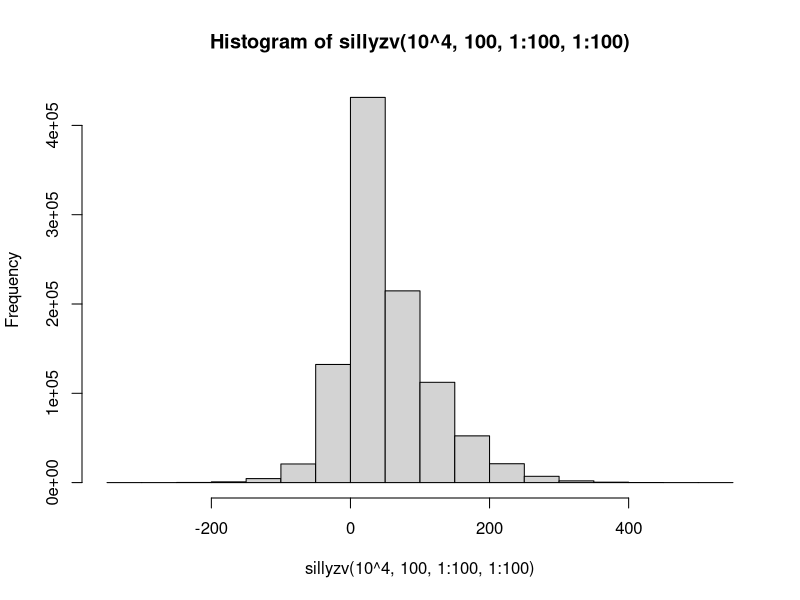
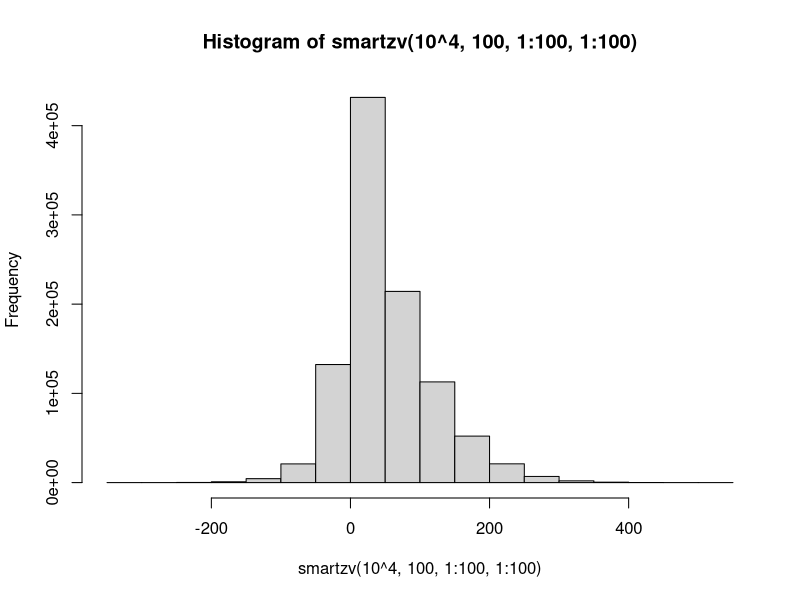

Recreate these plots in R, in order. (Note: this script raises an error after producing the figures.)
rm(list = ls())

# Aufgabe 1 ####################################################################

rpoisson <- function(n,lambda){
  
  stopifnot(!missing(n),
            !missing(lambda))
  
  return (mean(rpois(n,lambda)))
}

rpoisson(10,1)


n <- c(10,100,1000,10000)
lambda <- c(0.1,1,10,100)
results <- matrix(nrow = 5000, ncol = 4)
computational.time <- vector(length = 4)

for(i in 1:4){
  eval.time <- system.time(
    results[,i] <- replicate(5000,rpoisson(n = n[i], lambda = lambda[i]))
  )
  computational.time[i] <- eval.time
}


means <- apply(results,2,mean)
variances <- apply(results, 2, var)

summarization <- as.data.frame(rbind(means,variances,computational.time))
rownames(summarization) <- c("emp.Mittelwerte", "emp.Varianz", "Rechendauer")
colnames(summarization) <- c("Versuch 1", "Versuch 2", "Versuch 3", "Versuch 3")

# Lamda = E(x) & Var(x) bei Poisson

# Aufgabe 2 ####################################################################

sillyzv <- function(n, k, mean, sd) {
  
  mat <- matrix(nrow = n, ncol = k)
  
  for(i in 1:k){
    # Hier wäre eine Fehlerprüfung sehr ineffizient
          mat[,i] <- rnorm(n, mean = mean, sd = sd)
  }
  return(mat)
}

hist(sillyzv(10^4,100,1:100,1:100))
summary(sillyzv(10^4,100,1:100,1:100))

# Aufgabe 3 ####################################################################
smartzv <- function(n,k,mean = 0, sd = 1){
  
  stopifnot(!missing(n),
            !missing(k),
            k == length(mean),      # Gleich lange Vektoren
            k == length(sd),
            k %% length(mean) == 0, # Länge ein vielfaches?
            k %% length(sd) == 0)
  
  return(replicate(n = k ,rnorm(n,mean = mean, sd = sd), simplify = "matrix"))
}

hist(smartzv(10^4,100,1:100,1:100))

set.seed(0606)
t1 <- system.time(x1 <- sillyzv(10^4,100,1:100,1:100))

set.seed(0606)
t2 <- system.time(x2 <- smartzv(10^4,100,1:100,1:100))

t1/t2
all.equal(x1,x2)

# Aufgabe 4 ####################################################################


srcount <- function(n,b){
  
  stopifnot(!missing(n),
            !missing(b),
            is.numeric(n),
            is.numeric(b)
  )
  
  ziehungen <- replicate(b, sample(1:n,n,replace = T), simplify = "matrix")
  # table()
  # 
  # for(i in 1:b){
  #   buf <- sample(n,length(n), replace=TRUE)
  #   buf <- unique(buf)
  #   out[i]<- length(buf)/length(n)
  # }
  return(table(ziehungen))

}

begin <- proc.time()

# Kann man hier srcount parallel Ausführen?
srcount(6325,4000)

end <- proc.time()
time <- end - begin
time

# Aufgabe 5 ####################################################################
rm(list = ls())
library(dplyr)
library(MASS)
data("genotype", package = "MASS")

str(genotype)
head(genotype)

dim(genotype)
# 61 Beobachtungen und 3 Variablen

result.set <- select(genotype, Litter, Mother, Wt) %>%
  group_by(Litter, Mother) %>%
  summarise(beobachtung = n(),
            mean.wt = round(mean(Wt),2))

model <- lm(result.set$mean.wt ~ result.set$Litter + result.set$Mother, data = result.set)
summary(model)

png(filename = "weight.genotype.png")
par(mfrow = c(2,1))
boxplot(mean.wt ~ Mother, data = result.set, col = 1:4)
title(main = "Weight / Mother", xlab = "Genotype", ylab = "Weight")
boxplot(mean.wt ~ Litter, data = result.set, col = 1:4)
title(main = "Weight / Litter", xlab = "Genotype", ylab = "Weight")
dev.off()

# Mosaicplot
# mosaicplot(result.set$Mother ~ result.set$Litter, col = "red", margin = result.set$mean.wt)
